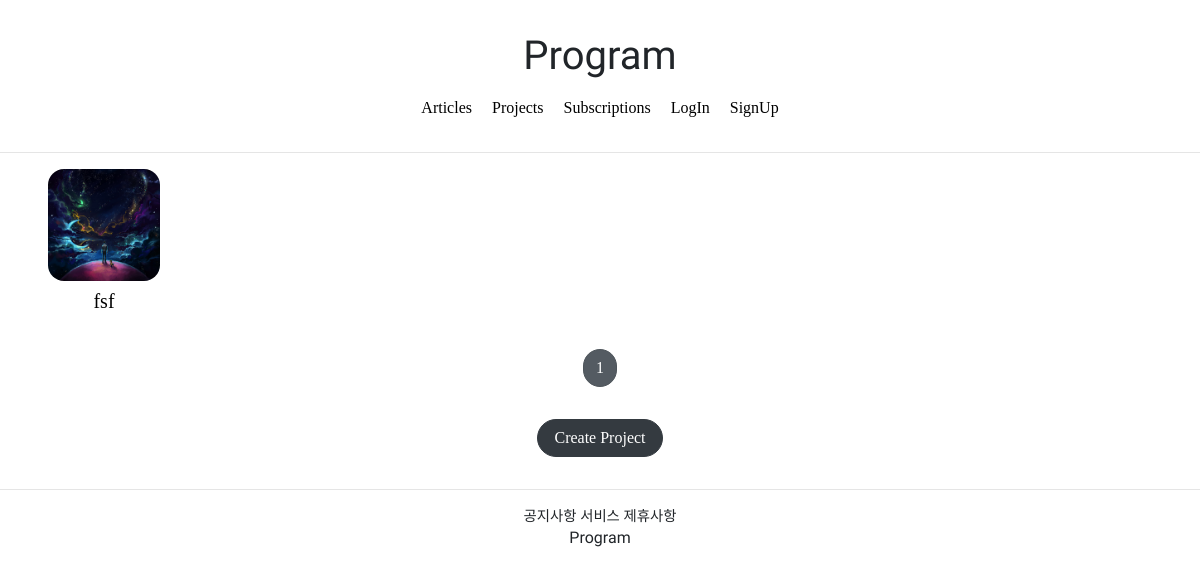
/projects/list/, run on the app's committed database.
### projectapp/models.py (models this page shows, shortened)
class Project(models.Model):
    image = models.ImageField(upload_to="project/", null=False)
    title = models.CharField(max_length=20, null=False)
    description = models.CharField(max_length=200, null=False)
    created_at = models.DateTimeField(auto_now=True)

### projectapp/views.py (the view)
# urls.py: path("list/", ProjectListView.as_view(), name='list'),
class ProjectListView(ListView):
    model = Project
    context_object_name = "project_list"
    template_name = "projectapp/list.html"
    paginate_by = 25

### projectapp/templates/projectapp/list.html (shortened to what this page needs)
{% extends "base.html" %}
{% load static %}
{% block content %}
    {% if project_list %}
        <div class="container">
            {% for project in project_list %}
                <a href="{% url 'projectapp:detail' pk=project.pk %}">
                    {% include 'snippets/card_project.html' with project=project %}
                </a>
            {% endfor %}
        </div>
    {% else %}
        <div class="text-center">
            <h1>No Project YET!</h1>
        </div>
    {% endif %}
    {% include 'snippets/pagination.html' with page_obj=page_obj %}
    <div style="text-align: center;">
        <a href="{% url 'projectapp:create' %}" class="btn btn-dark rounded-pill px-3 mt-3 mb-3">
            Create Project
        </a>
    </div>
{% endblock %}

### templates/snippets/card_project.html
<div style="display: block; text-align: center;">
    <img src="{{ project.image.url }}" alt="">
    <h5 class="mt-2" style="font-family: 'NanumSquareRoundOTFL'">
        {{ project.title | truncatechars:8}}
    </h5>
</div>

### static/base.css (style rules this page uses)
a { color: black; }

### projectapp/templates/projectapp/list.html (style rules this page uses)
.container { padding: 0; margin: 0 auto; }
.container div { display: flex; justify-content: center; align-items: center; border-radius: 1rem; }
.container img { width: 7rem; height: 7rem; object-fit: cover; border-radius: 1rem; }

### data on the page
Project: image (picture), title "fsf"

### other printed values
{{ page_obj.number }} "1"
